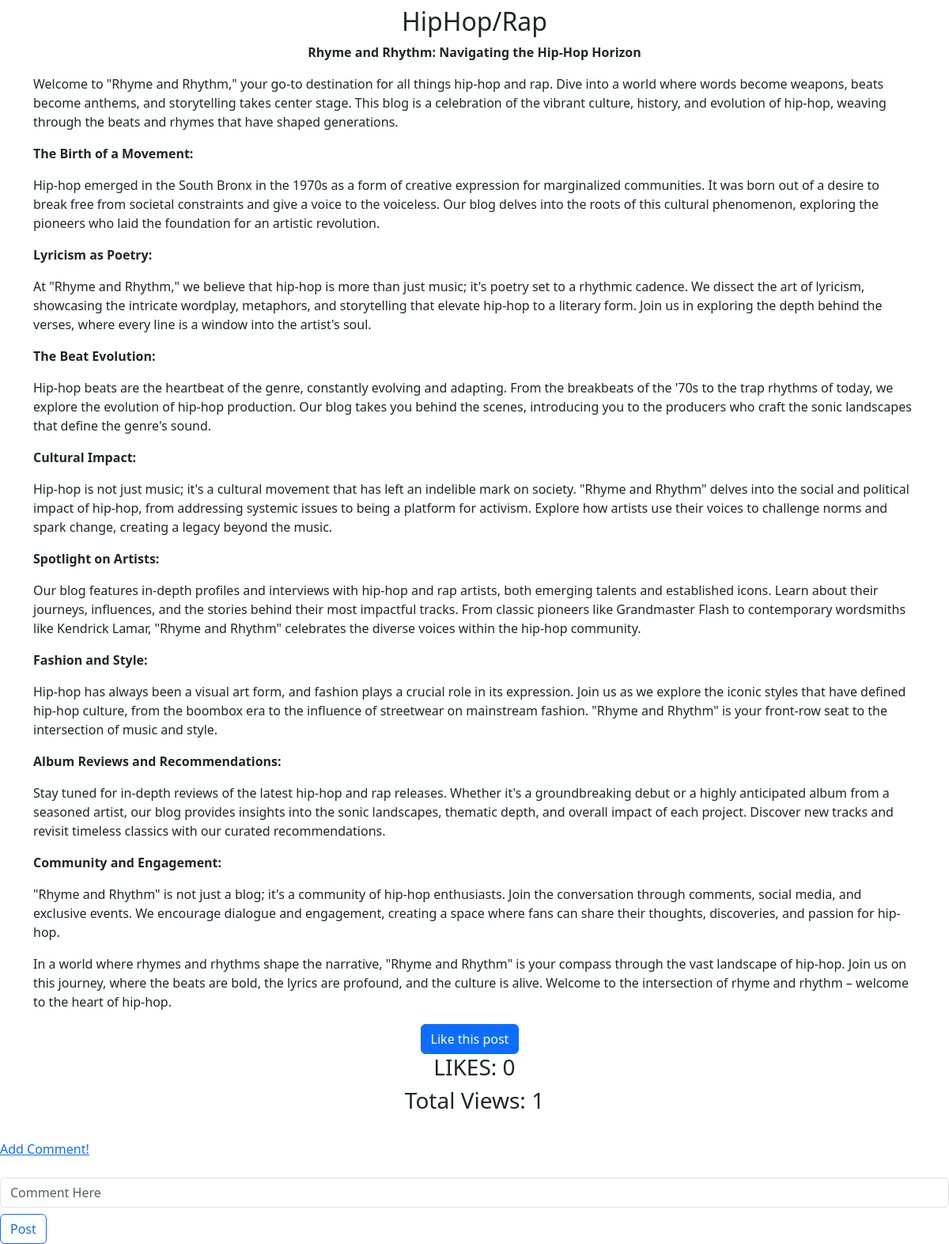
The app's page /blog_details/4/ (signed in), older data.
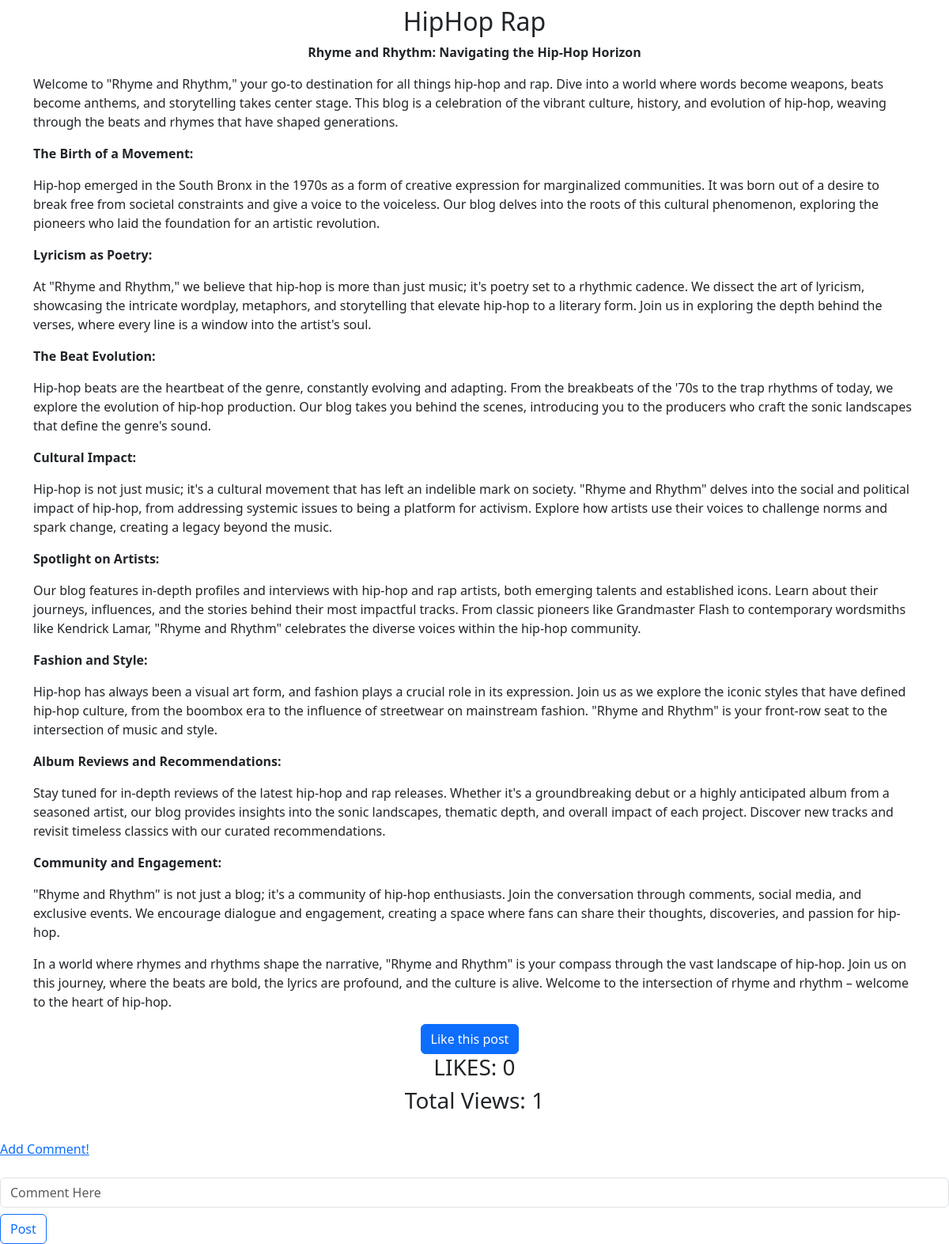
The same page, newer data.
### myblogs/models.py (models this page shows, shortened)
class blog_posts(models.Model):
    blog_name =models.CharField(max_length=100)
    cover_img=models.ImageField(upload_to='images/')
    blog_description=RichTextField()
    blog_cat=models.ForeignKey(Blog_Category,on_delete=models.CASCADE)
    like_count=models.IntegerField(default=0, null=True)
    views_count=models.IntegerField(default=0, null=True)
    blog_cat=models.ForeignKey(Blog_Category,on_delete=models.CASCADE)

### myblogs/views.py (the view)
# urls.py: path('blog_details/<str:blog_id>/',views.blog_details,name ='blog_details'),
@login_required(login_url='loginuser')
def blog_details(request, blog_id):
    obj = get_object_or_404(blog_posts, pk=blog_id)
    z=obj.views_count
    z=z+1
    obj.views_count=z
    obj.save()
    return render(request,'myblogs/blog_details.html',{"obj":obj})

### myblogs/templates/myblogs/blog_details.html (shortened to what this page needs)
<!DOCTYPE html>
<html lang="en">
  <head>
    <link
      href="https://cdn.jsdelivr.net/npm/bootstrap@5.3.2/dist/css/bootstrap.min.css"
      rel="stylesheet"
    />
  </head>
  <body>
    <div class="container mt-2">
      <h2 class="text-center">{{ obj.blog_name }}</h2>
      {{ obj.blog_description | safe}}
    </div>
    <div class="container text-center">
      <a href="{% url 'add_like' obj.id %}" class="btn btn-primary"
        >Like this post</a
      >
      <span class="container text-center">
        <h3>LIKES: {{obj.like_count}}</h3>
        <h3>Total Views: {{obj.views_count}}</h3>
      </span>
    </div>
    <div class="form-group">
      <a href="{% url 'add_comment' obj.blog_name%}?blog_id={{obj.id}}">Add Comment!</a>
      <form method="post" action="">
        <input
          type="text"
          class="form-control mt-4"
          placeholder="Comment Here"
          id="comment"
          name="comment"
        />
        <button type="submit" class="btn btn-outline-primary mt-2">Post</button>
      </form>
    </div>
  </body>
</html>

Row changes from the older to the newer data that the page shows:
changed blog_posts: blog_name "HipHop/Rap" → "HipHop Rap"
